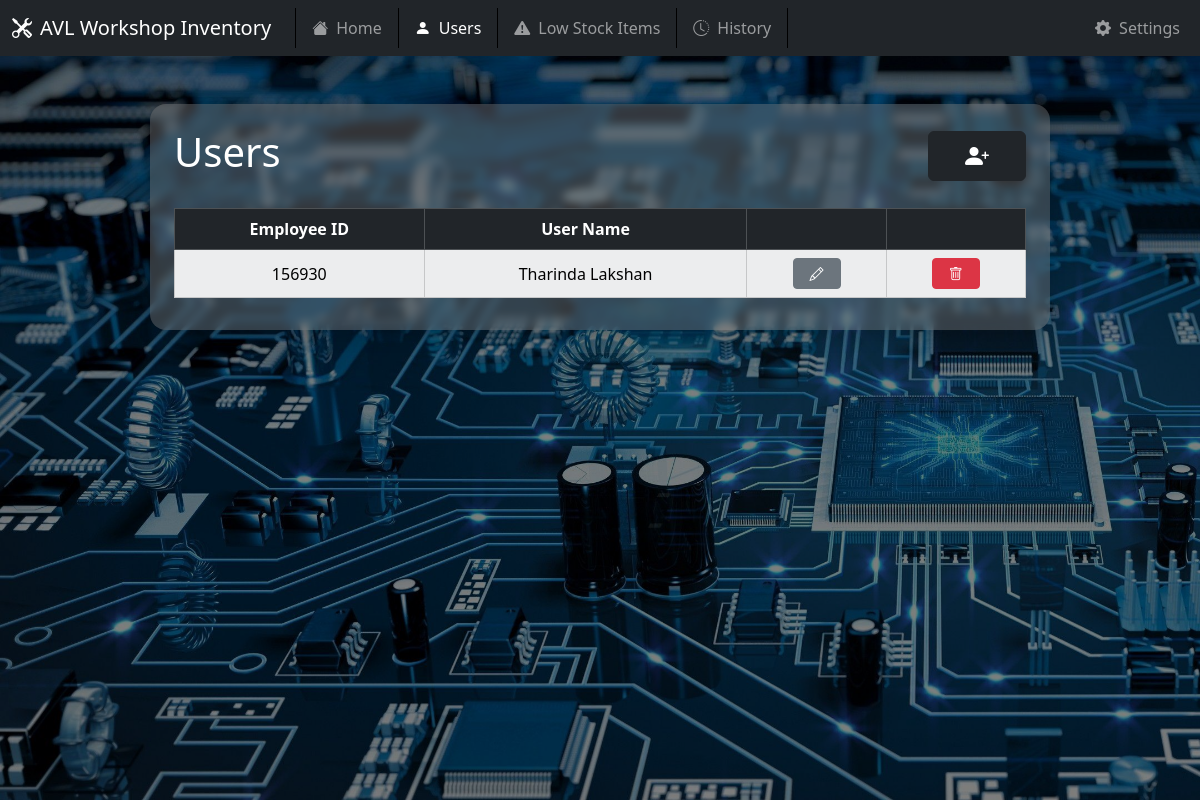
/users, run on an earlier commit of the app's database.
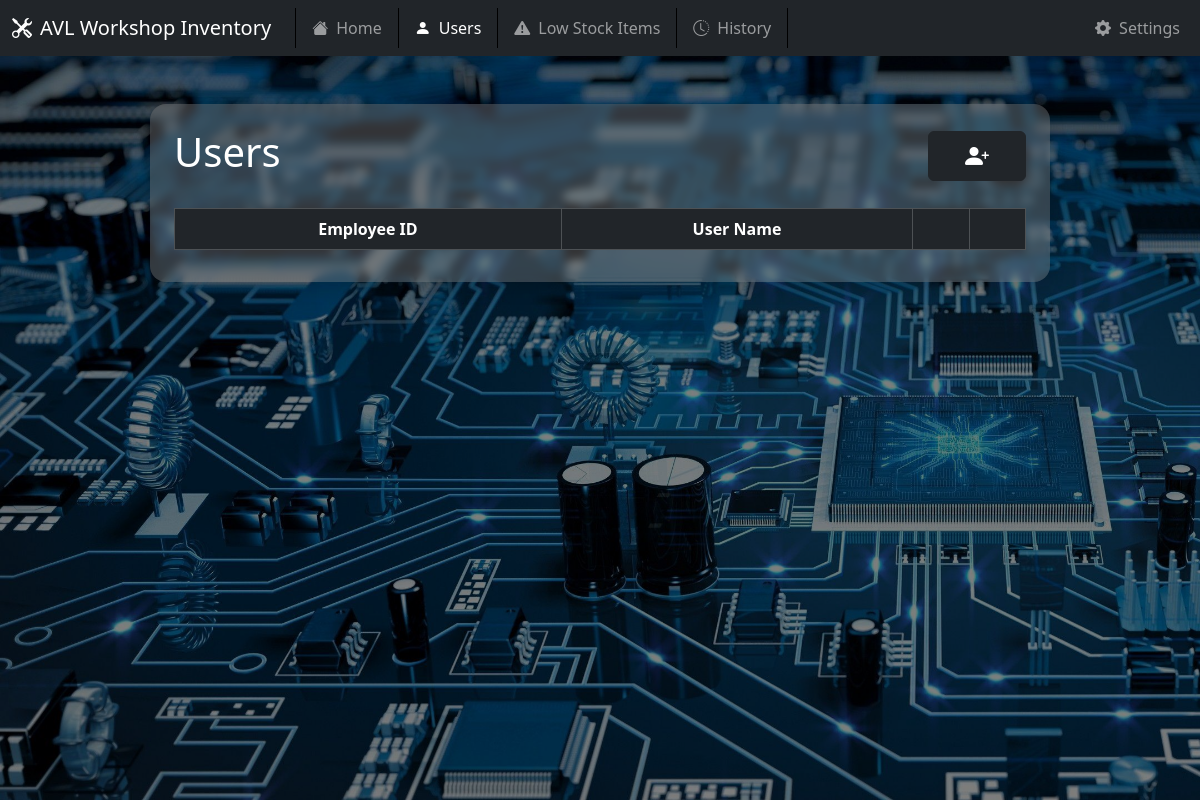
And on a later commit of the database.
### models.py (models this page shows)
class User(db.Model):
    __tablename__ = 'user'
    id = db.Column(db.Integer, primary_key=True)
    emp_id = db.Column(db.Integer, unique=True, nullable=False)
    user_name = db.Column(db.String(100), nullable=False)

### app.py (the view)
@app.route("/users")
def users():
    users = User.query.all()
    return render_template("users.html", users=users)

### templates/users.html (shortened to what this page needs)
{% extends "base.html" %}
{% block content %}
<div class="container my-5">
  <div class="mx-auto shadow rounded-4 p-4 mask" style="max-width: 900px;
              background-color: rgba(128, 128, 128, 0.4);
              backdrop-filter: blur(4px);">
    <div class="d-flex justify-content-between align-items-center mb-4 flex-wrap">
      <h1 class="mb-2" style="color: rgb(255, 255, 255);">Users</h1>
      <button class="btn btn-dark mt-1 mt-md-0" data-bs-toggle="modal" data-bs-target="#add_user">
        <i class="bi bi-person-plus-fill m-4 fs-4"></i></button>
    </div>
    <table
      class="datatable table table-light table-striped table-hover table-bordered m-0 mb-2 mt-2 text-center align-middle">
      <thead class="table-dark">
        <tr>
          <th>Employee ID</th>
          <th>User Name</th>
          <th></th>
          <th></th>
        </tr>
      </thead>
      <tbody>
        {% for user in users %}
        <tr>
          <td>{{ user.emp_id }}</td>
          <td>{{ user.user_name }}</td>
          <td>
            <button class="btn btn-secondary btn-sm" data-bs-toggle="modal" data-bs-target="#edit_user{{ user.id }}">
              <i class="bi bi-pencil m-2 text-blue"></i></button>
          </td>
          <td>
            <button class="btn btn-danger btn-sm" data-bs-toggle="modal" data-bs-target="#delete_user{{ user.id }}">
              <i class="bi bi-trash m-2"></i></button>
          </td>
        </tr>
        {% endfor %}
      </tbody>
    </table>
  </div>
</div>
</div>
{% endblock %}

What changed in the data, as far as the page shows it:
removed User: emp_id "156930", user_name "Tharinda Lakshan"
